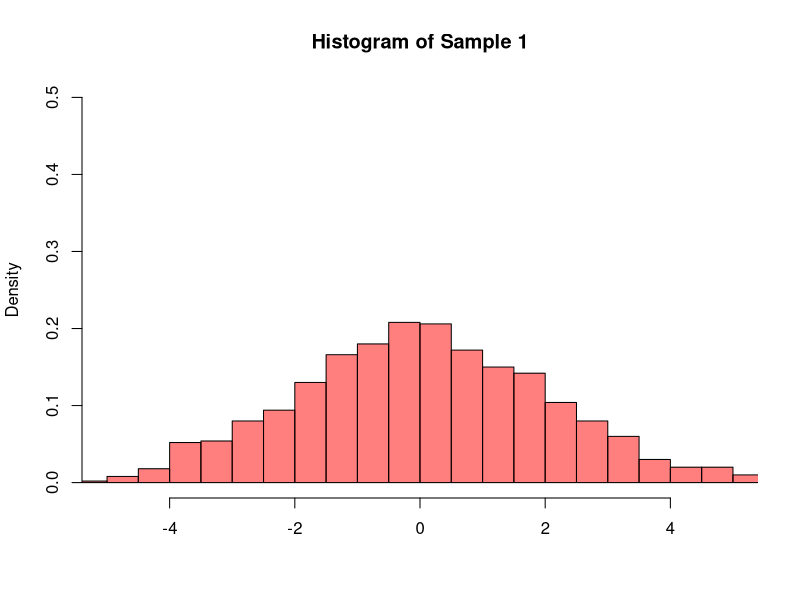
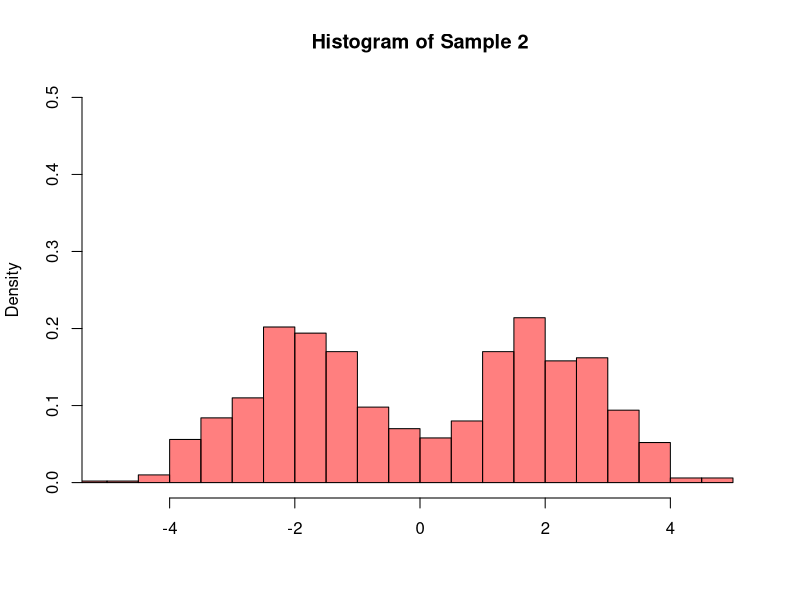
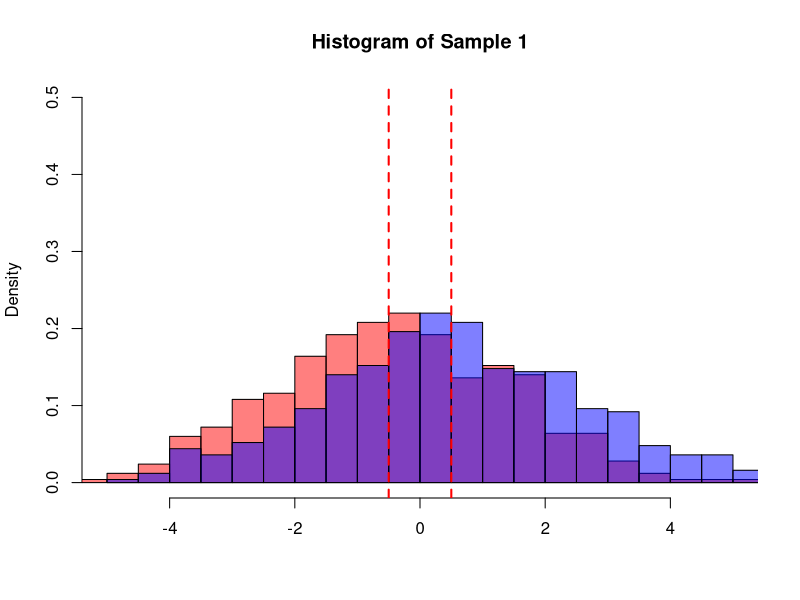
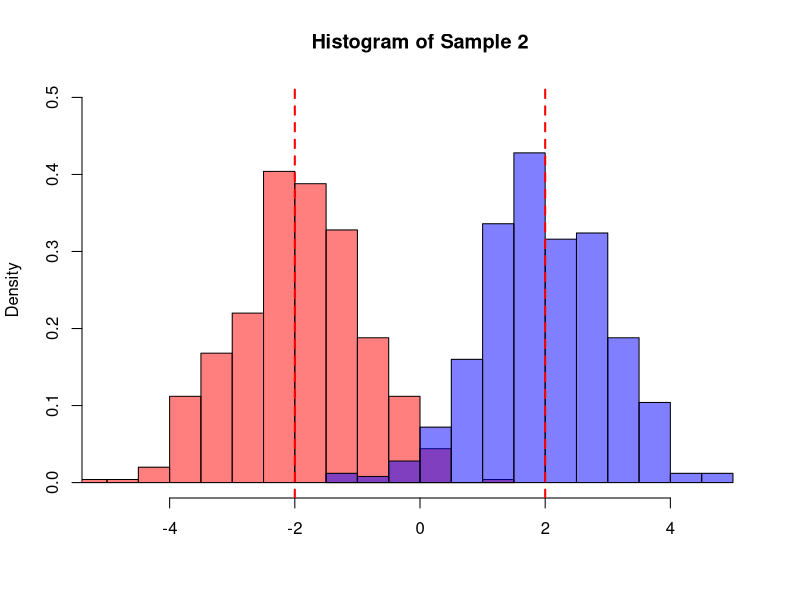

Reproduce these figures in R, in order.
## ---- chunk 1
knitr::opts_knit$set(root.dir = 'C:/Users/neide/Documents/GitHub/ma189/Data')
## ---- chunk 2
pottery <- read.csv("RBPottery.csv")
colnames(pottery) <- c("No", "ID", "Kiln", "Al", "Fe", "Mg", "Ca", "Na", "K2O", "TiO2", "MnO", "BaO")
pot_llan <- pottery[pottery$Kiln==2,]
pot_cald <- pottery[pottery$Kiln==3,]
pot_is <- pottery[pottery$Kiln==4,]
pot_ar <- pottery[pottery$Kiln==5,]
pottery[c(23,37,39,44),4:8]
## ---- chunk 3
# Generate simulations
n <- 500
x1 <- cbind(matrix(rnorm(n*1,-0.5,2),n,1),
            matrix(rnorm(n*1,0.5,2),n,1))
x2 <- cbind(matrix(rnorm(n*1,-2,1),n,1),
            matrix(rnorm(n*1,2,1),n,1))

# Data visualization via histograms
hist(rbind(x1[,1],x1[,2]), breaks=20, xlim=c(-5,5),ylim=c(0,0.5),freq = F,
     main="Histogram of Sample 1", xlab="", col=rgb(1,0,0,0.5))
hist(rbind(x2[,1],x2[,2]), breaks=20, xlim=c(-5,5),ylim=c(0,0.5),freq = F,
     main="Histogram of Sample 2", xlab="", col=rgb(1,0,0,0.5))
## ---- chunk 4
nv <- c(n,n)
center_x1 <- x1 - matrix(colMeans(x1), nr=dim(x1)[1], nc=dim(x1)[2], byrow=TRUE)
center_x2 <- x2 - matrix(colMeans(x2), nr=dim(x2)[1], nc=dim(x2)[2], byrow=TRUE)
ESS1 <- sum(center_x1^2)
TSS1 <- nv%*%(colMeans(x1)-mean(x1))^2
ESS2 <- sum(center_x2^2)
TSS2 <- nv%*%(colMeans(x2)-mean(x2))^2
## ---- chunk 5
# Data visualization via histograms
hist(x1[,1], breaks=20, xlim=c(-5,5),ylim=c(0,0.5),freq = F,
     main="Histogram of Sample 1", xlab="", col=rgb(1,0,0,0.5))
hist(x1[,2], breaks=20, col=rgb(0,0,1,0.5),freq = F, add=T )
abline(v = -0.5, col="red", lwd=2, lty=2)
abline(v = 0.5, col="red", lwd=2, lty=2)

hist(x2[,1], breaks=20, xlim=c(-5,5),ylim=c(0,0.5),freq = F,
     main="Histogram of Sample 2", xlab="", col=rgb(1,0,0,0.5))
hist(x2[,2], breaks=20, col=rgb(0,0,1,0.5),freq = F, add=T)
abline(v = -2, col="red", lwd=2, lty=2)
abline(v = 2, col="red", lwd=2, lty=2)
## ---- chunk 6
pot <- NULL
pot <- rbind(pot,pot_llan)
pot <- rbind(pot,pot_cald)
pot <- rbind(pot,pot_is)
pot <- rbind(pot,pot_ar)

x <- pot$Al
n2 <- length(x[pot$Kiln == 2])
n3 <- length(x[pot$Kiln == 3])
n4 <- length(x[pot$Kiln == 4])
n5 <- length(x[pot$Kiln == 5])
N <- n2+n3+n4+n5
m2 <- mean(x[pot$Kiln == 2])
m3 <- mean(x[pot$Kiln == 3])
m4 <- mean(x[pot$Kiln == 4])
m5 <- mean(x[pot$Kiln == 5])
mg <- mean(x)
ESS1 <- sum((x[pot$Kiln == 2] - m2)^2) + sum((x[pot$Kiln == 3] - m3)^2) + 
  sum((x[pot$Kiln == 4] - m4)^2) + sum((x[pot$Kiln == 5] - m5)^2)
TSS1 <- n2*(m2-mg)^2 + n3*(m3-mg)^2 + n4*(m4-mg)^2 + n5*(m5-mg)^2  
F1 <- TSS1/ESS1 * (N-4)/(4-1)

x <- pot$Fe
n2 <- length(x[pot$Kiln == 2])
n3 <- length(x[pot$Kiln == 3])
n4 <- length(x[pot$Kiln == 4])
n5 <- length(x[pot$Kiln == 5])
N <- n2+n3+n4+n5
m2 <- mean(x[pot$Kiln == 2])
m3 <- mean(x[pot$Kiln == 3])
m4 <- mean(x[pot$Kiln == 4])
m5 <- mean(x[pot$Kiln == 5])
mg <- mean(x)
ESS2 <- sum((x[pot$Kiln == 2] - m2)^2) + sum((x[pot$Kiln == 3] - m3)^2) + 
  sum((x[pot$Kiln == 4] - m4)^2) + sum((x[pot$Kiln == 5] - m5)^2)
TSS2 <- n2*(m2-mg)^2 + n3*(m3-mg)^2 + n4*(m4-mg)^2 + n5*(m5-mg)^2  
F2 <- TSS2/ESS2 * (N-4)/(4-1)

x <- pot$Mg
n2 <- length(x[pot$Kiln == 2])
n3 <- length(x[pot$Kiln == 3])
n4 <- length(x[pot$Kiln == 4])
n5 <- length(x[pot$Kiln == 5])
N <- n2+n3+n4+n5
m2 <- mean(x[pot$Kiln == 2])
m3 <- mean(x[pot$Kiln == 3])
m4 <- mean(x[pot$Kiln == 4])
m5 <- mean(x[pot$Kiln == 5])
mg <- mean(x)
ESS3 <- sum((x[pot$Kiln == 2] - m2)^2) + sum((x[pot$Kiln == 3] - m3)^2) + 
  sum((x[pot$Kiln == 4] - m4)^2) + sum((x[pot$Kiln == 5] - m5)^2)
TSS3 <- n2*(m2-mg)^2 + n3*(m3-mg)^2 + n4*(m4-mg)^2 + n5*(m5-mg)^2  
F3 <- TSS3/ESS3 * (N-4)/(4-1)

x <- pot$Ca
n2 <- length(x[pot$Kiln == 2])
n3 <- length(x[pot$Kiln == 3])
n4 <- length(x[pot$Kiln == 4])
n5 <- length(x[pot$Kiln == 5])
N <- n2+n3+n4+n5
m2 <- mean(x[pot$Kiln == 2])
m3 <- mean(x[pot$Kiln == 3])
m4 <- mean(x[pot$Kiln == 4])
m5 <- mean(x[pot$Kiln == 5])
mg <- mean(x)
ESS4 <- sum((x[pot$Kiln == 2] - m2)^2) + sum((x[pot$Kiln == 3] - m3)^2) + 
  sum((x[pot$Kiln == 4] - m4)^2) + sum((x[pot$Kiln == 5] - m5)^2)
TSS4 <- n2*(m2-mg)^2 + n3*(m3-mg)^2 + n4*(m4-mg)^2 + n5*(m5-mg)^2  
F4 <- TSS4/ESS4 * (N-4)/(4-1)

x <- pot$Na
n2 <- length(x[pot$Kiln == 2])
n3 <- length(x[pot$Kiln == 3])
n4 <- length(x[pot$Kiln == 4])
n5 <- length(x[pot$Kiln == 5])
N <- n2+n3+n4+n5
m2 <- mean(x[pot$Kiln == 2])
m3 <- mean(x[pot$Kiln == 3])
m4 <- mean(x[pot$Kiln == 4])
m5 <- mean(x[pot$Kiln == 5])
mg <- mean(x)
ESS5 <- sum((x[pot$Kiln == 2] - m2)^2) + sum((x[pot$Kiln == 3] - m3)^2) + 
  sum((x[pot$Kiln == 4] - m4)^2) + sum((x[pot$Kiln == 5] - m5)^2)
TSS5 <- n2*(m2-mg)^2 + n3*(m3-mg)^2 + n4*(m4-mg)^2 + n5*(m5-mg)^2  
F5 <- TSS5/ESS5 * (N-4)/(4-1)
